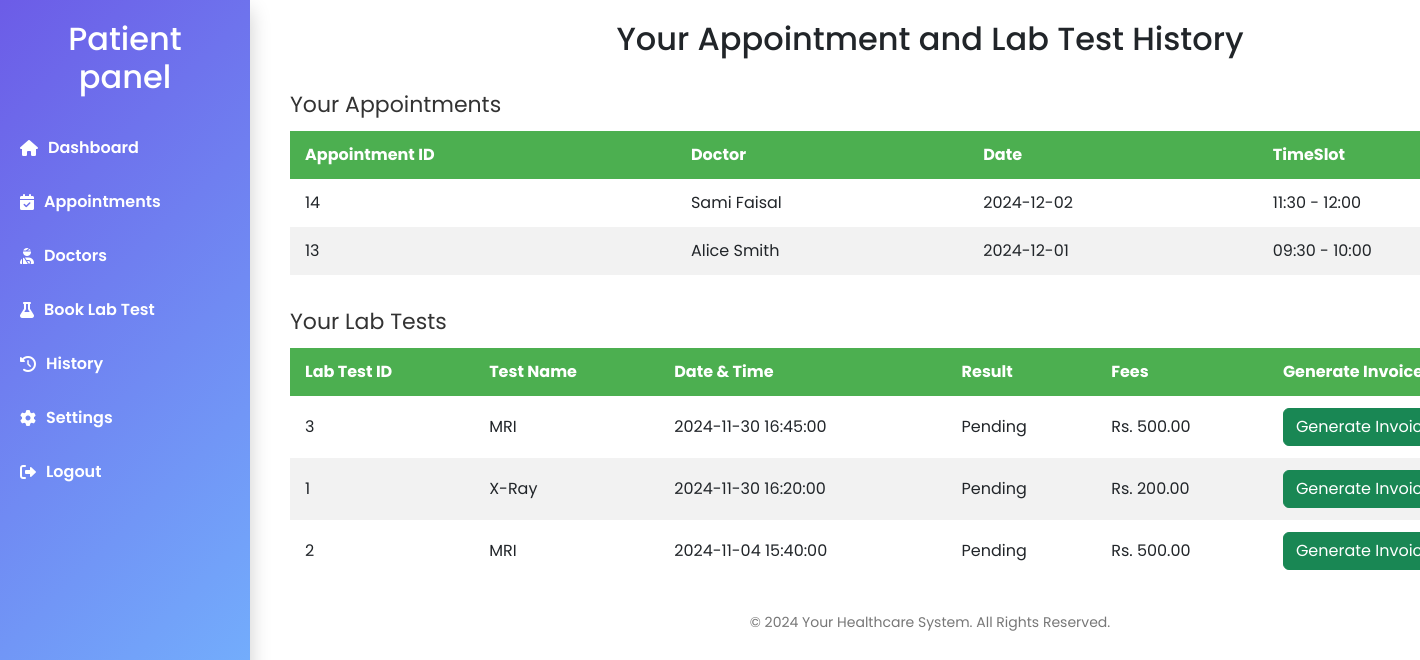
Page /patient/history.php (signed in) on the committed database.
### tables this page shows
CREATE TABLE `appointment` (
  `AppointmentID` int(11) NOT NULL,
  `PatientID` int(11) NOT NULL,
  `DoctorID` int(11) NOT NULL,
  `Date` date NOT NULL,
  `Fee` double NOT NULL,
  `Status` enum('Missed','Cancelled','Completed','Pending') NOT NULL,
  `timeslot` varchar(255) NOT NULL
);

CREATE TABLE `doctor` (
  `DoctorID` int(11) NOT NULL,
  `UserID` int(11) NOT NULL,
  `FirstName` varchar(25) NOT NULL,
  `LastName` varchar(25) NOT NULL,
  `Specialization` varchar(50) NOT NULL,
  `fees` int(11) NOT NULL,
  `timestart` time NOT NULL,
  `time_end` time NOT NULL
);

CREATE TABLE `book_labtest` (
  `LabTestID` int(11) NOT NULL,
  `TestID` int(11) NOT NULL,
  `PatientID` int(11) NOT NULL,
  `Fees` decimal(10,2) NOT NULL,
  `Result` varchar(255) DEFAULT 'Pending',
  `Date_Time` datetime NOT NULL,
  `BedID` varchar(50) NOT NULL
);

CREATE TABLE `labtest` (
  `TestID` int(11) NOT NULL,
  `TestName` varchar(25) NOT NULL,
  `Fee` double NOT NULL
);

### patient/history.php (the view, shortened to what this page needs)
<?php
include '../dbconfig.php';
$user_id = $_SESSION['user_id'];
$appointment_query = "
    SELECT
        a.AppointmentID,
        a.Date,
        a.timeslot,
        a.DoctorID,
        d.FirstName AS DoctorFirstName,
        d.LastName AS DoctorLastName
    FROM
        appointment a
    JOIN
        doctor d ON a.DoctorID = d.DoctorID
    JOIN
        patient p ON a.PatientID = p.PatientID
    WHERE
        p.UserID = ?
    ORDER BY
        a.Date DESC
";
$appointment_stmt = $conn->prepare($appointment_query);
$appointment_stmt->bind_param("i", $user_id);
$appointment_stmt->execute();
$appointment_result = $appointment_stmt->get_result();
$labtest_query = "
    SELECT
        bt.LabTestID,
        lt.TestName,
        bt.Date_Time,
        bt.Result,
        bt.Fees
    FROM
        book_labtest bt
    JOIN
        labtest lt ON bt.TestID = lt.TestID
    JOIN
        patient p ON bt.PatientID = p.PatientID
    WHERE
        p.UserID = ?
    ORDER BY
        bt.Date_Time DESC
";
$labtest_stmt = $conn->prepare($labtest_query);
$labtest_stmt->bind_param("i", $user_id);
$labtest_stmt->execute();
$labtest_result = $labtest_stmt->get_result();
?>
<!DOCTYPE html>
<html lang="en">
<head>
    <link href="https://cdn.jsdelivr.net/npm/font-awesome/css/font-awesome.min.css" rel="stylesheet">
</head>
<body>
<?php
include 'sidebar.php';
?>
<div class="container main-content">
    <h2>Your Appointment and Lab Test History</h2>
    <div class="table-container">
        <div class="section-title">Your Appointments</div>
        <table>
            <thead>
                <tr>
                    <th>Appointment ID</th>
                    <th>Doctor</th>
                    <th>Date</th>
                    <th>TimeSlot</th>
                </tr>
            </thead>
            <tbody>
                <?php
                if ($appointment_result->num_rows > 0) {
                    while ($row = $appointment_result->fetch_assoc()) {
                        echo "<tr>
                                <td>" . htmlspecialchars($row['AppointmentID']) . "</td>
                                <td>" . htmlspecialchars($row['DoctorFirstName']) . " " . htmlspecialchars($row['DoctorLastName']) . "</td>
                                <td>" . htmlspecialchars($row['Date']) . "</td>
                                <td>" . htmlspecialchars($row['timeslot']) . "</td>
                            </tr>";
                    }
                } else {
                    echo "<tr><td colspan='3'>No appointments found.</td></tr>";
                }
                ?>
            </tbody>
        </table>
    </div>
    <div class="table-container">
        <div class="section-title">Your Lab Tests</div>
        <table>
    <thead>
        <tr>
            <th>Lab Test ID</th>
            <th>Test Name</th>
            <th>Date & Time</th>
            <th>Result</th>
            <th>Fees</th>
            <th>Generate Invoice</th>
        </tr>
    </thead>
    <tbody>
        <?php
        if ($labtest_result->num_rows > 0) {
            while ($row = $labtest_result->fetch_assoc()) {
                echo "<tr>
                        <td>" . htmlspecialchars($row['LabTestID']) . "</td>
                        <td>" . htmlspecialchars($row['TestName']) . "</td>
                        <td>" . htmlspecialchars($row['Date_Time']) . "</td>
                        <td>" . htmlspecialchars($row['Result']) . "</td>
                        <td>Rs. " . number_format($row['Fees'], 2) . "</td>
                        <td>
                            <a href='testreceipt.php?labTestID=" . htmlspecialchars($row['LabTestID']) . "' class='btn btn-success'>
                                Generate Invoice
                            </a>
                        </td>
                    </tr>";
            }
        } else {
            echo "<tr><td colspan='6'>No lab tests found.</td></tr>";
        }
        ?>
    </tbody>
</table>
    </div>
    <div class="footer">
        <p>&copy; 2024 Your Healthcare System. All Rights Reserved.</p>
    </div>
</div>
</body>
</html>

### patient/history.php (style rules this page uses)
h2 { text-align: center; color: #4CAF50; font-size: 30px; font-weight: 700; }
.table-container { margin-top: 30px; }
table { width: 100%; border-collapse: collapse; margin-bottom: 30px; font-size: 16px; }
th, td { padding: 12px 15px; text-align: left; border: 1px solid #ddd; }
th { background-color: #4CAF50; color: white; }
tr:nth-child(even) { background-color: #f2f2f2; }
.section-title { font-size: 22px; margin-bottom: 10px; color: #333; }
.footer { text-align: center; font-size: 14px; color: #777; margin-top: 20px; }

### patient/sidebar.php (style rules this page uses)
body { font-family: 'Poppins', sans-serif; margin: 0; padding: 0; }
.main-content { margin-left: 270px; padding: 20px; min-height: 100vh; }

### rows in the picture
appointment: AppointmentID "14", DoctorID.FirstName "Sami", DoctorID.LastName "Faisal", Date "2024-12-02", timeslot "11:30 - 12:00"
appointment: AppointmentID "13", DoctorID.FirstName "Alice", DoctorID.LastName "Smith", Date "2024-12-01", timeslot "09:30 - 10:00"
book_labtest: LabTestID "3", TestID.TestName "MRI", Date_Time "2024-11-30 16:45:00", Result "Pending", Fees "500.00"
book_labtest: LabTestID "1", TestID.TestName "X-Ray", Date_Time "2024-11-30 16:20:00", Result "Pending", Fees "200.00"
book_labtest: LabTestID "2", TestID.TestName "MRI", Date_Time "2024-11-04 15:40:00", Result "Pending", Fees "500.00"
